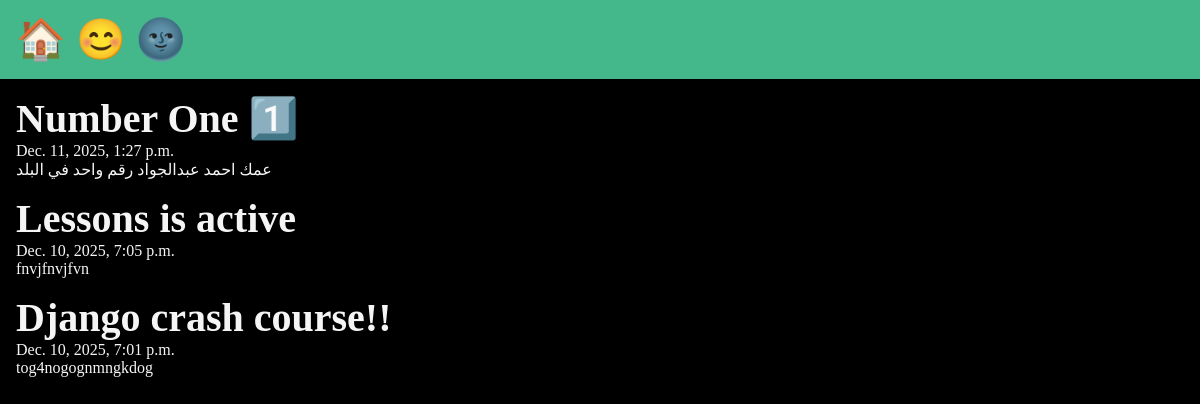
The app's page /posts/, older data.
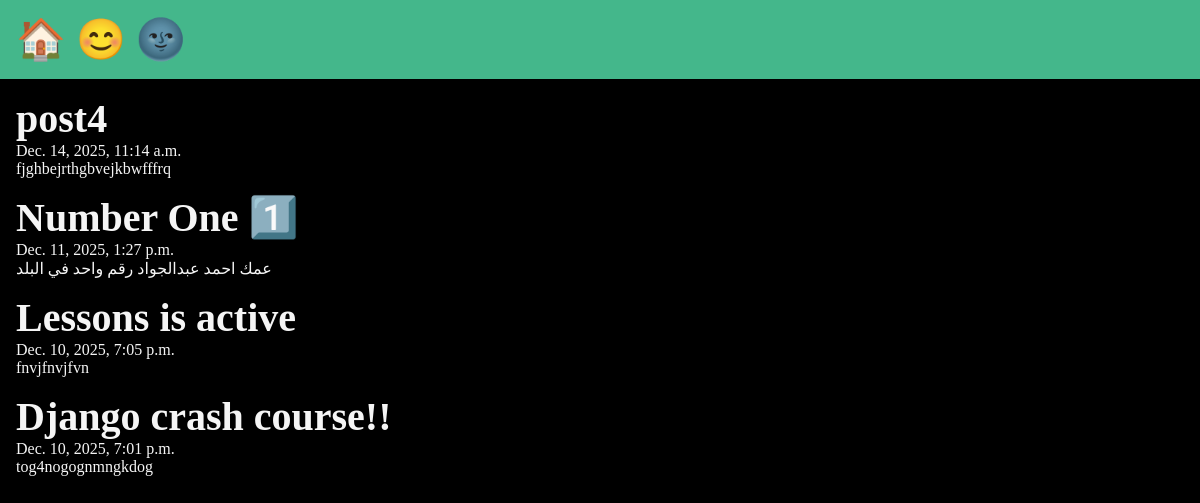
The same page, newer data.
### posts/models.py (models this page shows, shortened)
class Post(models.Model):
    title = models.CharField(max_length=100)
    body = models.TextField()
    slug = models.SlugField()
    date = models.DateTimeField(auto_now_add=True)

### posts/views.py (the view)
# urls.py: path('', views.posts_list, name='posts'),
def posts_list(request):
    posts = Post.objects.all().order_by('-date')
    return render(request, 'posts/posts_list.html', {'posts': posts})

### posts/templates/posts/posts_list.html (shortened to what this page needs)
{% extends 'layout.html' %}
{% block content %}
    <section>
    {% for post in posts %}
        <article class="post">
            <h2>{{ post.title }}</h2>
            <p>{{ post.date }}</p>
            <p>{{ post.body }}</p>
        </article>
    {% endfor %}
    </section>
{% endblock %}

Row changes from the older to the newer data that the page shows:
added Post: title "post4", date "Dec. 14, 2025, 11:14 a.m.", body "fjghbejrthgbvejkbwfffrq"
